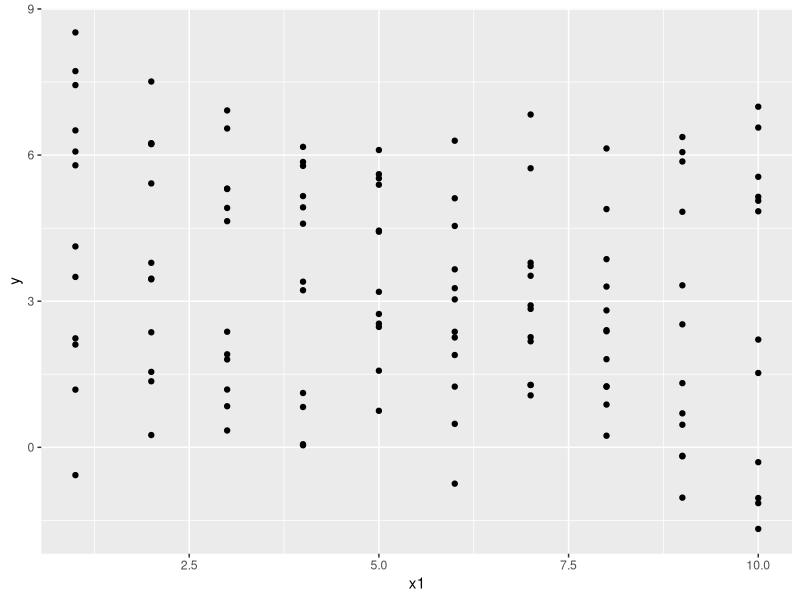
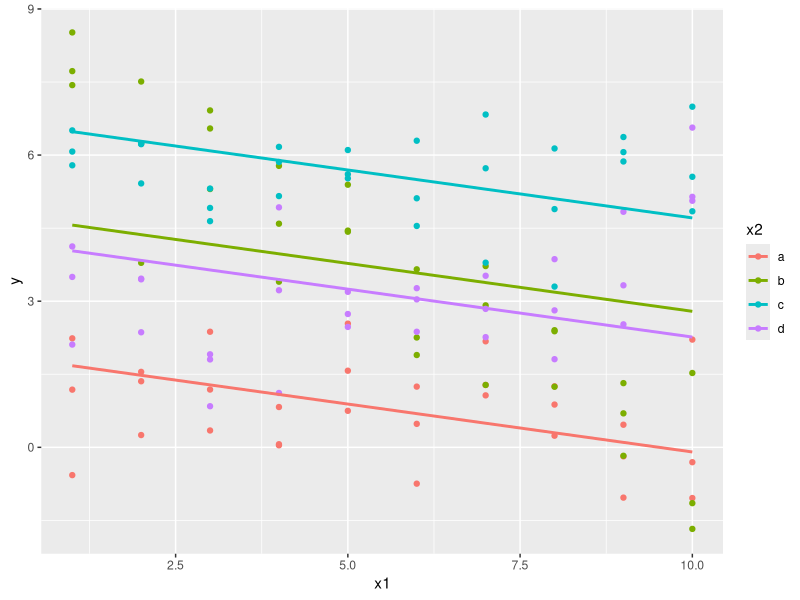
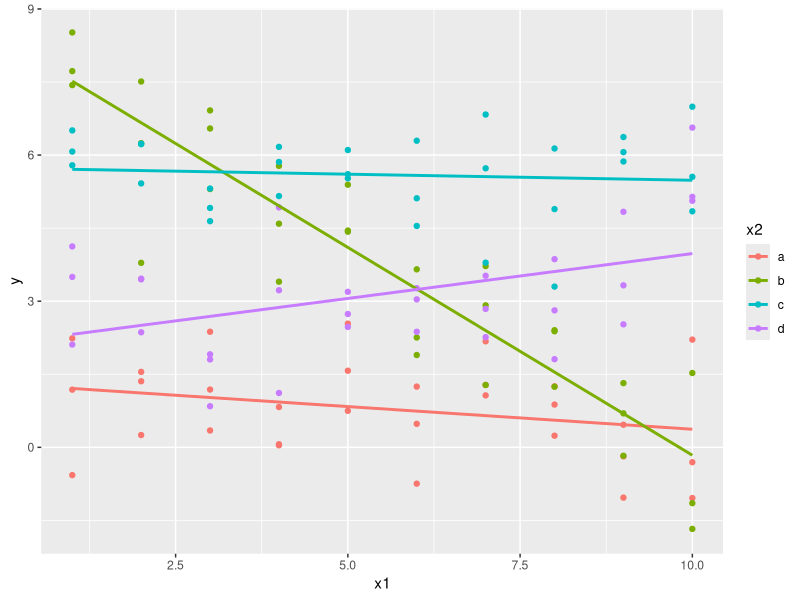

The R script that drew these images, in order:
library(tidyverse)
library(modelr)

view(sim3)

ggplot(sim3, aes(x1)) +
  geom_point(aes(y = y))

sim3_mod1 <- lm(y ~ x1 +x2, data = sim3)
sim3_mod2 <- lm(y ~ x2*x1, data = sim3)

grid <- sim3 %>%
  data_grid(x1,x2)


grid <- grid %>%
  add_predictions(sim3_mod1)



grid2 <- grid %>%
  add_predictions(sim3_mod2)

ggplot(sim3, aes(x=x1)) +
  geom_point(aes(y = y,color=x2)) +
  geom_line(aes(y = pred, color=x2), data = grid, size = 1)

ggplot(sim3, aes(x=x1)) +
  geom_point(aes(y = y,color=x2)) +
  geom_line(aes(y = pred,color=x2), data = grid2, size = 1)